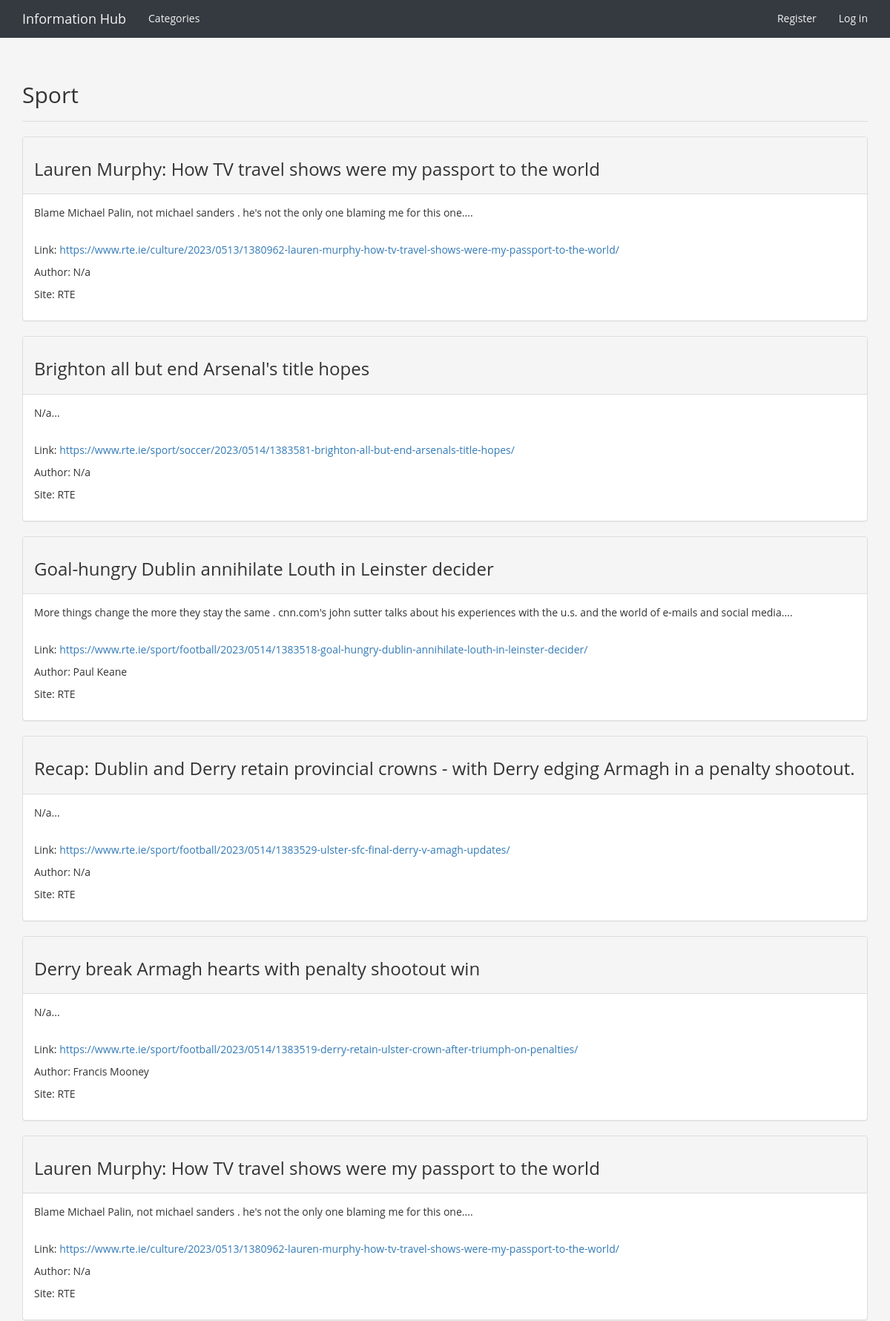
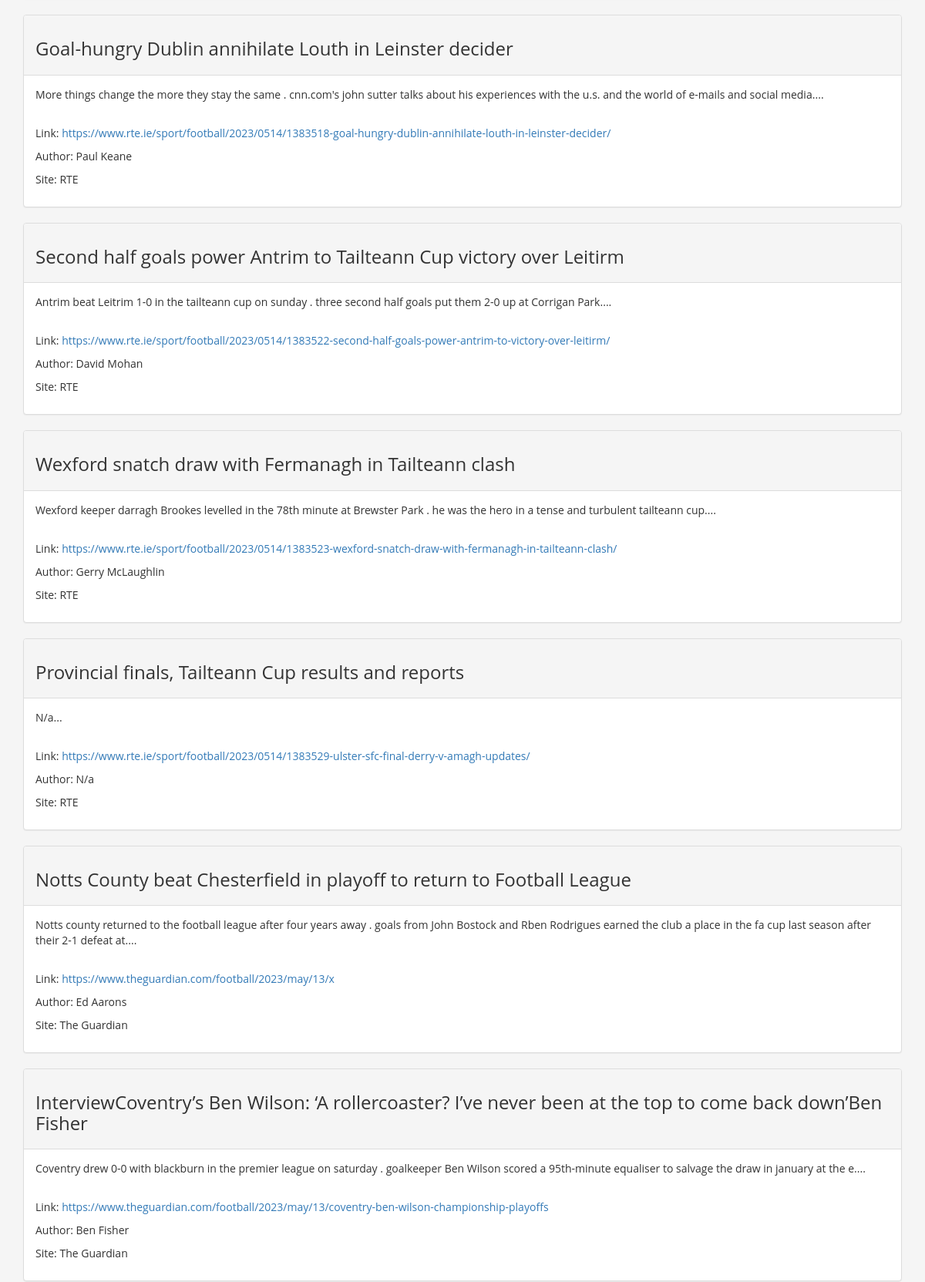
Screenshot of /categories/2/ (upper part) with the database file from the repository (2 pictures, top to bottom).
### info_hubs/models.py (models this page shows, shortened)
class Category(models.Model):
    text = models.CharField(max_length=200)
    date_added = models.DateTimeField(auto_now_add=True)
    class Meta:
        verbose_name_plural = 'categories'
    def __str__(self):
        return self.text

class Article(models.Model):
    category = models.ForeignKey(
        Category,
        on_delete=models.CASCADE
    )
    text = models.TextField()
    date_added = models.DateTimeField(auto_now_add=True)
    class Meta:
        verbose_name_plural = 'articles'
    def __str__(self):
        return self.text

### info_hubs/views.py (the view)
# urls.py: re_path('^categories/(?P<category_id>\d+)/$', views.category, name='category'),
def category(request, category_id):
    category = Category.objects.get(id=category_id)
    articles = category.article_set.order_by('-date_added')
    for article in articles:
        soup = BeautifulSoup(article.text, 'html.parser')
        headline = soup.find('h3')
        image = soup.find('a href')
        if headline:
            article.headline = headline.text
            article.text = str(soup).replace(str(headline), '')
        if image:
            article.image = image['href']
            article.text = str(soup).replace(str(image), '')
    context = {'category': category, 'articles': articles}
    return render(request, 'info_hubs/category.html', context)

### info_hubs/templates/info_hubs/category.html (shortened to what this page needs)
{% extends 'info_hubs/base.html' %}
{% block header %}
  <h2>{{ category }}</h2>
{% endblock header %}
{% block content %}
  {% for article in articles %}
      <div class="panel panel-default">
        <div class="panel-heading">
        <h3>
          {{ article.headline }}
        </h3>
      </div>
      <div class="panel-body">
        {{ article|safe }}
      </div>
    </div>
    {% empty %}
      There are no entries for this topic yet.
    {% endfor %}
{% endblock content %}

### info_hubs/templates/info_hubs/base.html (style rules this page uses)
body { background-color: #f5f5f5; font-family: 'Open Sans', sans-serif; }

### rows the page displays
Category: text "Sport"
Article: headline "Lauren Murphy: How TV travel shows were my passport to the world", text "Blame Michael Palin, not michael sanders . he's not the only one blaming me for this one.... Link: https://www.rte.ie/culture/2023/0513/1380962-lauren-murphy-how-tv-travel-shows-were-my-passport-to-the-world/ Author: N/a Site: RTE"
Article: headline "Brighton all but end Arsenal's title hopes", text "N/a... Link: https://www.rte.ie/sport/soccer/2023/0514/1383581-brighton-all-but-end-arsenals-title-hopes/ Author: N/a Site: RTE"
Article: headline "Goal-hungry Dublin annihilate Louth in Leinster decider", text "More things change the more they stay the same . cnn.com's john sutter talks about his experiences with the u.s. and the world of e-mails and social media.... Link: https://www.rte.ie/sport/football/2023/0514/1383518-goal-hungry-dublin-annihilate-louth-in-leinster-decider/ Author: Paul Keane Site: RTE"
Article: headline "Recap: Dublin and Derry retain provincial crowns - with Derry edging Armagh in a penalty shootout.", text "N/a... Link: https://www.rte.ie/sport/football/2023/0514/1383529-ulster-sfc-final-derry-v-amagh-updates/ Author: N/a Site: RTE"
Article: headline "Derry break Armagh hearts with penalty shootout win", text "N/a... Link: https://www.rte.ie/sport/football/2023/0514/1383519-derry-retain-ulster-crown-after-triumph-on-penalties/ Author: Francis Mooney Site: RTE"
Article: headline "Lauren Murphy: How TV travel shows were my passport to the world", text "Blame Michael Palin, not michael sanders . he's not the only one blaming me for this one.... Link: https://www.rte.ie/culture/2023/0513/1380962-lauren-murphy-how-tv-travel-shows-were-my-passport-to-the-world/ Author: N/a Site: RTE"
Article: headline "Goal-hungry Dublin annihilate Louth in Leinster decider", text "More things change the more they stay the same . cnn.com's john sutter talks about his experiences with the u.s. and the world of e-mails and social media.... Link: https://www.rte.ie/sport/football/2023/0514/1383518-goal-hungry-dublin-annihilate-louth-in-leinster-decider/ Author: Paul Keane Site: RTE"
Article: headline "Second half goals power Antrim to Tailteann Cup victory over Leitirm", text "Antrim beat Leitrim 1-0 in the tailteann cup on sunday . three second half goals put them 2-0 up at Corrigan Park.... Link: https://www.rte.ie/sport/football/2023/0514/1383522-second-half-goals-power-antrim-to-victory-over-leitirm/ Author: David Mohan Site: RTE"
Article: headline "Wexford snatch draw with Fermanagh in Tailteann clash", text "Wexford keeper darragh Brookes levelled in the 78th minute at Brewster Park . he was the hero in a tense and turbulent tailteann cup.... Link: https://www.rte.ie/sport/football/2023/0514/1383523-wexford-snatch-draw-with-fermanagh-in-tailteann-clash/ Author: Gerry McLaughlin Site: RTE"
Article: headline "Provincial finals, Tailteann Cup results and reports", text "N/a... Link: https://www.rte.ie/sport/football/2023/0514/1383529-ulster-sfc-final-derry-v-amagh-updates/ Author: N/a Site: RTE"
Article: headline "Notts County beat Chesterfield in playoff to return to Football League", text "Notts county returned to the football league after four years away . goals from John Bostock and Rben Rodrigues earned the club a place in the fa cup last season after their 2-1 defeat at.... Link: https://www.theguardian.com/football/2023/may/13/x Author: Ed Aarons Site: The Guardian"
Article: headline "InterviewCoventry’s Ben Wilson: ‘A rollercoaster? I’ve never been at the top to come back down’Ben Fisher", text "Coventry drew 0-0 with blackburn in the premier league on saturday . goalkeeper Ben Wilson scored a 95th-minute equaliser to salvage the draw in january at the e.... Link: https://www.theguardian.com/football/2023/may/13/coventry-ben-wilson-championship-playoffs Author: Ben Fisher Site: The Guardian"
